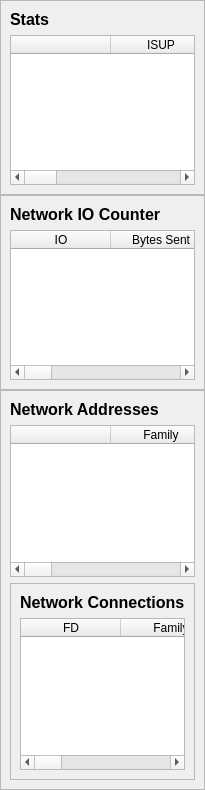
                <widget class="QWidget" name="scrollAreaWidgetContents">
                 <property name="geometry">
                  <rect>
                   <x>0</x>
                   <y>0</y>
                   <width>199</width>
                   <height>790</height>
                  </rect>
                 </property>
                 <layout class="QVBoxLayout" name="verticalLayout_11">
                  <property name="spacing">
                   <number>0</number>
                  </property>
                  <property name="leftMargin">
                   <number>0</number>
                  </property>
                  <property name="topMargin">
                   <number>0</number>
                  </property>
                  <property name="rightMargin">
                   <number>0</number>
                  </property>
                  <property name="bottomMargin">
                   <number>0</number>
                  </property>
                  <item>
                   <widget class="QFrame" name="frame_8">
                    <property name="frameShape">
                     <enum>QFrame::Shape::StyledPanel</enum>
                    </property>
                    <property name="frameShadow">
                     <enum>QFrame::Shadow::Raised</enum>
                    </property>
                    <layout class="QVBoxLayout" name="verticalLayout_12">
                     <item>
                      <widget class="QLabel" name="label_56">
                       <property name="font">
                        <font>
                         <pointsize>12</pointsize>
                         <bold>true</bold>
                        </font>
                       </property>
                       <property name="text">
                        <string>Stats</string>
                       </property>
                      </widget>
                     </item>
                     <item>
                      <widget class="QTableWidget" name="net_stats_table">
                       <property name="minimumSize">
                        <size>
                         <width>0</width>
                         <height>150</height>
                        </size>
                       </property>
                       <column>
                        <property name="text">
                         <string/>
                        </property>
                       </column>
                       <column>
                        <property name="text">
                         <string>ISUP</string>
                        </property>
                       </column>
                       <column>
                        <property name="text">
                         <string>Duplex</string>
                        </property>
                       </column>
                       <column>
                        <property name="text">
                         <string>Speed</string>
                        </property>
                       </column>
                       <column>
                        <property name="text">
                         <string>MTU</string>
                        </property>
                       </column>
                      </widget>
                     </item>
                    </layout>
                   </widget>
                  </item>
                  <item>
                   <widget class="QFrame" name="frame_9">
                    <property name="frameShape">
                     <enum>QFrame::Shape::StyledPanel</enum>
                    </property>
                    <property name="frameShadow">
                     <enum>QFrame::Shadow::Raised</enum>
                    </property>
                    <layout class="QVBoxLayout" name="verticalLayout_13">
                     <item>
                      <widget class="QLabel" name="label_57">
                       <property name="font">
                        <font>
                         <pointsize>12</pointsize>
                         <bold>true</bold>
                        </font>
                       </property>
                       <property name="text">
                        <string>Network IO Counter</string>
                       </property>
                      </widget>
                     </item>
                     <item>
                      <widget class="QTableWidget" name="net_io_table">
                       <property name="minimumSize">
                        <size>
                         <width>0</width>
                         <height>150</height>
                        </size>
                       </property>
                       <column>
                        <property name="text">
                         <string>IO</string>
                        </property>
                       </column>
                       <column>
                        <property name="text">
                         <string>Bytes Sent</string>
                        </property>
                       </column>
                       <column>
                        <property name="text">
                         <string>Bytes Received</string>
                        </property>
                       </column>
                       <column>
                        <property name="text">
                         <string>Packets Sent</string>
                        </property>
                       </column>
                       <column>
                        <property name="text">
                         <string>Packets Received</string>
                        </property>
                       </column>
                       <column>
                        <property name="text">
                         <string>ERR In</string>
                        </property>
                       </column>
                       <column>
                        <property name="text">
                         <string>ERR Out</string>
                        </property>
                       </column>
                       <column>
                        <property name="text">
                         <string>Drop In</string>
                        </property>
                       </column>
                       <column>
                        <property name="text">
                         <string>Drop Out</string>
                        </property>
                       </column>
                      </widget>
                     </item>
                    </layout>
                   </widget>
                  </item>
                  <item>
                   <widget class="QFrame" name="frame_10">
                    <property name="frameShape">
                     <enum>QFrame::Shape::StyledPanel</enum>
                    </property>
                    <property name="frameShadow">
                     <enum>QFrame::Shadow::Raised</enum>
                    </property>
                    <layout class="QVBoxLayout" name="verticalLayout_14">
                     <item>
                      <widget class="QLabel" name="label_58">
                       <property name="font">
                        <font>
                         <pointsize>12</pointsize>
                         <bold>true</bold>
                        </font>
                       </property>
                       <property name="text">
                        <string>Network Addresses</string>
                       </property>
                      </widget>
                     </item>
                     <item>
                      <widget class="QTableWidget" name="net_address_table">
                       <property name="minimumSize">
                        <size>
                         <width>0</width>
                         <height>150</height>
                        </size>
                       </property>
                       <column>
                        <property name="text">
                         <string/>
                        </property>
                       </column>
                       <column>
                        <property name="text">
                         <string>Family</string>
                        </property>
                       </column>
                       <column>
                        <property name="text">
                         <string>Address</string>
                        </property>
                       </column>
                       <column>
                        <property name="text">
                         <string>Netmask</string>
                        </property>
                       </column>
                       <column>
                        <property name="text">
                         <string>Broadcast</string>
                        </property>
                       </column>
                       <column>
                        <property name="text">
                         <string>PTP</string>
                        </property>
                       </column>
                      </widget>
                     </item>
                     <item>
                      <widget class="QFrame" name="frame_11">
                       <property name="frameShape">
                        <enum>QFrame::Shape::StyledPanel</enum>
                       </property>
                       <property name="frameShadow">
                        <enum>QFrame::Shadow::Raised</enum>
                       </property>
                       <layout class="QVBoxLayout" name="verticalLayout_15">
                        <item>
                         <widget class="QLabel" name="label_59">
                          <property name="font">
                           <font>
                            <pointsize>12</pointsize>
                            <bold>true</bold>
                           </font>
                          </property>
                          <property name="text">
                           <string>Network Connections</string>
                          </property>
                         </widget>
                        </item>
                        <item>
                         <widget class="QTableWidget" name="net_connec_table">
                          <property name="minimumSize">
                           <size>
                            <width>0</width>
                            <height>150</height>
                           </size>
                          </property>
                          <column>
                           <property name="text">
                            <string>FD</string>
                           </property>
                          </column>
                          <column>
                           <property name="text">
                            <string>Family</string>
                           </property>
                          </column>
                          <column>
                           <property name="text">
                            <string>Family</string>
                           </property>
                          </column>
                          <column>
                           <property name="text">
                            <string>LADDR</string>
                           </property>
                          </column>
                          <column>
                           <property name="text">
                            <string>RADDR</string>
                           </property>
                          </column>
                          <column>
                           <property name="text">
                            <string>Status</string>
                           </property>
                          </column>
                          <column>
                           <property name="text">
                            <string>PID</string>
                           </property>
                          </column>
                         </widget>
                        </item>
                       </layout>
                      </widget>
                     </item>
                    </layout>
                   </widget>
                  </item>
                 </layout>
                </widget>
